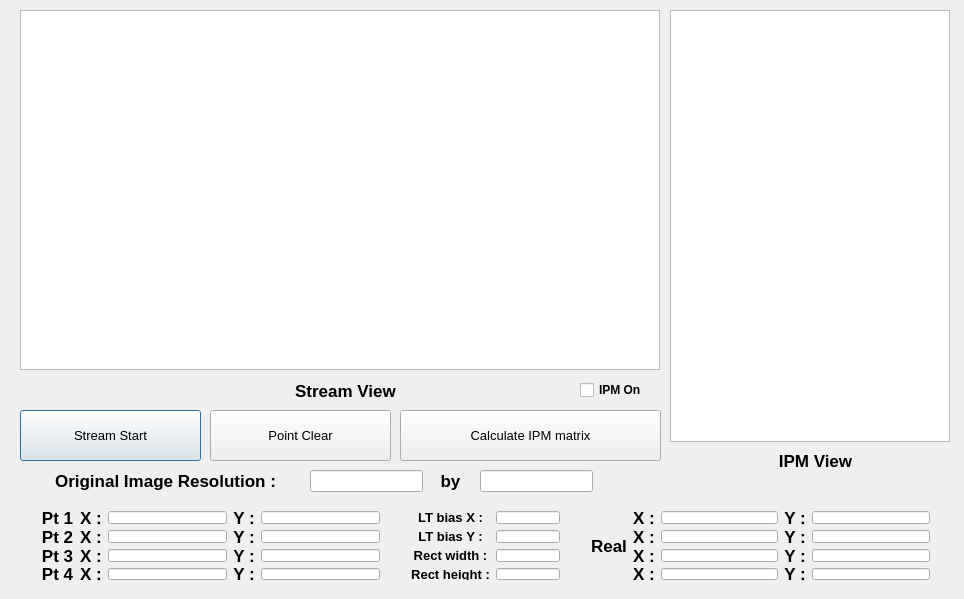
<?xml version="1.0" encoding="UTF-8"?>
<ui version="4.0">
 <class>MAINDIALOG</class>
 <widget class="QDialog" name="MAINDIALOG">
  <property name="geometry">
   <rect>
    <x>0</x>
    <y>0</y>
    <width>964</width>
    <height>599</height>
   </rect>
  </property>
  <property name="font">
   <font>
    <pointsize>13</pointsize>
    <weight>75</weight>
    <bold>true</bold>
   </font>
  </property>
  <property name="windowTitle">
   <string>MAINDIALOG</string>
  </property>
  <widget class="QGraphicsView" name="graphicsView_stream">
   <property name="geometry">
    <rect>
     <x>20</x>
     <y>10</y>
     <width>640</width>
     <height>360</height>
    </rect>
   </property>
   <property name="verticalScrollBarPolicy">
    <enum>Qt::ScrollBarAlwaysOff</enum>
   </property>
   <property name="horizontalScrollBarPolicy">
    <enum>Qt::ScrollBarAlwaysOff</enum>
   </property>
  </widget>
  <widget class="QPushButton" name="pushButton_stream">
   <property name="geometry">
    <rect>
     <x>20</x>
     <y>410</y>
     <width>181</width>
     <height>51</height>
    </rect>
   </property>
   <property name="font">
    <font>
     <pointsize>10</pointsize>
     <weight>50</weight>
     <bold>false</bold>
    </font>
   </property>
   <property name="text">
    <string>Stream Start</string>
   </property>
  </widget>
  <widget class="QLabel" name="label">
   <property name="geometry">
    <rect>
     <x>240</x>
     <y>380</y>
     <width>211</width>
     <height>21</height>
    </rect>
   </property>
   <property name="text">
    <string>Stream View</string>
   </property>
   <property name="alignment">
    <set>Qt::AlignCenter</set>
   </property>
  </widget>
  <widget class="QPushButton" name="pushButton_cal_ipm">
   <property name="geometry">
    <rect>
     <x>400</x>
     <y>410</y>
     <width>261</width>
     <height>51</height>
    </rect>
   </property>
   <property name="font">
    <font>
     <pointsize>10</pointsize>
     <weight>50</weight>
     <bold>false</bold>
    </font>
   </property>
   <property name="text">
    <string>Calculate IPM matrix</string>
   </property>
  </widget>
  <widget class="QGraphicsView" name="graphicsView_ipm">
   <property name="geometry">
    <rect>
     <x>670</x>
     <y>10</y>
     <width>280</width>
     <height>432</height>
    </rect>
   </property>
   <property name="verticalScrollBarPolicy">
    <enum>Qt::ScrollBarAsNeeded</enum>
   </property>
   <property name="horizontalScrollBarPolicy">
    <enum>Qt::ScrollBarAsNeeded</enum>
   </property>
  </widget>
  <widget class="QLabel" name="label_2">
   <property name="geometry">
    <rect>
     <x>710</x>
     <y>450</y>
     <width>211</width>
     <height>21</height>
    </rect>
   </property>
   <property name="text">
    <string>IPM View</string>
   </property>
   <property name="alignment">
    <set>Qt::AlignCenter</set>
   </property>
  </widget>
  <widget class="QCheckBox" name="checkBox_ipm">
   <property name="geometry">
    <rect>
     <x>580</x>
     <y>380</y>
     <width>71</width>
     <height>20</height>
    </rect>
   </property>
   <property name="font">
    <font>
     <pointsize>9</pointsize>
    </font>
   </property>
   <property name="text">
    <string>IPM On</string>
   </property>
  </widget>
  <widget class="QLabel" name="label_3">
   <property name="geometry">
    <rect>
     <x>30</x>
     <y>470</y>
     <width>271</width>
     <height>21</height>
    </rect>
   </property>
   <property name="text">
    <string>Original Image Resolution :</string>
   </property>
   <property name="alignment">
    <set>Qt::AlignCenter</set>
   </property>
  </widget>
  <widget class="QLineEdit" name="lineEdit_img_width">
   <property name="geometry">
    <rect>
     <x>310</x>
     <y>470</y>
     <width>113</width>
     <height>22</height>
    </rect>
   </property>
  </widget>
  <widget class="QLabel" name="label_4">
   <property name="geometry">
    <rect>
     <x>430</x>
     <y>470</y>
     <width>41</width>
     <height>21</height>
    </rect>
   </property>
   <property name="text">
    <string>by</string>
   </property>
   <property name="alignment">
    <set>Qt::AlignCenter</set>
   </property>
  </widget>
  <widget class="QLineEdit" name="lineEdit_img_height">
   <property name="geometry">
    <rect>
     <x>480</x>
     <y>470</y>
     <width>113</width>
     <height>22</height>
    </rect>
   </property>
  </widget>
  <widget class="QPushButton" name="pushButton_clear">
   <property name="geometry">
    <rect>
     <x>210</x>
     <y>410</y>
     <width>181</width>
     <height>51</height>
    </rect>
   </property>
   <property name="font">
    <font>
     <pointsize>10</pointsize>
     <weight>50</weight>
     <bold>false</bold>
    </font>
   </property>
   <property name="text">
    <string>Point Clear</string>
   </property>
  </widget>
  <widget class="QWidget" name="layoutWidget">
   <property name="geometry">
    <rect>
     <x>580</x>
     <y>500</y>
     <width>361</width>
     <height>91</height>
    </rect>
   </property>
   <layout class="QHBoxLayout" name="horizontalLayout_2">
    <item>
     <layout class="QVBoxLayout" name="verticalLayout_6">
      <item>
       <widget class="QLabel" name="label_17">
        <property name="text">
         <string>Real</string>
        </property>
        <property name="alignment">
         <set>Qt::AlignCenter</set>
        </property>
       </widget>
      </item>
     </layout>
    </item>
    <item>
     <layout class="QVBoxLayout" name="verticalLayout_7">
      <item>
       <widget class="QLabel" name="label_21">
        <property name="text">
         <string>X :</string>
        </property>
        <property name="alignment">
         <set>Qt::AlignCenter</set>
        </property>
       </widget>
      </item>
      <item>
       <widget class="QLabel" name="label_22">
        <property name="text">
         <string>X :</string>
        </property>
        <property name="alignment">
         <set>Qt::AlignCenter</set>
        </property>
       </widget>
      </item>
      <item>
       <widget class="QLabel" name="label_23">
        <property name="text">
         <string>X :</string>
        </property>
        <property name="alignment">
         <set>Qt::AlignCenter</set>
        </property>
       </widget>
      </item>
      <item>
       <widget class="QLabel" name="label_24">
        <property name="text">
         <string>X :</string>
        </property>
        <property name="alignment">
         <set>Qt::AlignCenter</set>
        </property>
       </widget>
      </item>
     </layout>
    </item>
    <item>
     <layout class="QVBoxLayout" name="verticalLayout_8">
      <item>
       <widget class="QLineEdit" name="lineEdit_pt_1_x_real"/>
      </item>
      <item>
       <widget class="QLineEdit" name="lineEdit_pt_2_x_real"/>
      </item>
      <item>
       <widget class="QLineEdit" name="lineEdit_pt_3_x_real"/>
      </item>
      <item>
       <widget class="QLineEdit" name="lineEdit_pt_4_x_real"/>
      </item>
     </layout>
    </item>
    <item>
     <layout class="QVBoxLayout" name="verticalLayout_9">
      <item>
       <widget class="QLabel" name="label_25">
        <property name="text">
         <string>Y :</string>
        </property>
        <property name="alignment">
         <set>Qt::AlignCenter</set>
        </property>
       </widget>
      </item>
      <item>
       <widget class="QLabel" name="label_26">
        <property name="text">
         <string>Y :</string>
        </property>
        <property name="alignment">
         <set>Qt::AlignCenter</set>
        </property>
       </widget>
      </item>
      <item>
       <widget class="QLabel" name="label_27">
        <property name="text">
         <string>Y :</string>
        </property>
        <property name="alignment">
         <set>Qt::AlignCenter</set>
        </property>
       </widget>
      </item>
      <item>
       <widget class="QLabel" name="label_28">
        <property name="text">
         <string>Y :</string>
        </property>
        <property name="alignment">
         <set>Qt::AlignCenter</set>
        </property>
       </widget>
      </item>
     </layout>
    </item>
    <item>
     <layout class="QVBoxLayout" name="verticalLayout_10">
      <item>
       <widget class="QLineEdit" name="lineEdit_pt_1_y_real"/>
      </item>
      <item>
       <widget class="QLineEdit" name="lineEdit_pt_2_y_real"/>
      </item>
      <item>
       <widget class="QLineEdit" name="lineEdit_pt_3_y_real"/>
      </item>
      <item>
       <widget class="QLineEdit" name="lineEdit_pt_4_y_real"/>
      </item>
     </layout>
    </item>
   </layout>
  </widget>
  <widget class="QWidget" name="">
   <property name="geometry">
    <rect>
     <x>30</x>
     <y>500</y>
     <width>361</width>
     <height>91</height>
    </rect>
   </property>
   <layout class="QHBoxLayout" name="horizontalLayout">
    <item>
     <layout class="QVBoxLayout" name="verticalLayout_5">
      <item>
       <widget class="QLabel" name="label_5">
        <property name="text">
         <string>Pt 1</string>
        </property>
        <property name="alignment">
         <set>Qt::AlignCenter</set>
        </property>
       </widget>
      </item>
      <item>
       <widget class="QLabel" name="label_6">
        <property name="text">
         <string>Pt 2</string>
        </property>
        <property name="alignment">
         <set>Qt::AlignCenter</set>
        </property>
       </widget>
      </item>
      <item>
       <widget class="QLabel" name="label_7">
        <property name="text">
         <string>Pt 3</string>
        </property>
        <property name="alignment">
         <set>Qt::AlignCenter</set>
        </property>
       </widget>
      </item>
      <item>
       <widget class="QLabel" name="label_8">
        <property name="text">
         <string>Pt 4</string>
        </property>
        <property name="alignment">
         <set>Qt::AlignCenter</set>
        </property>
       </widget>
      </item>
     </layout>
    </item>
    <item>
     <layout class="QVBoxLayout" name="verticalLayout_4">
      <item>
       <widget class="QLabel" name="label_9">
        <property name="text">
         <string>X :</string>
        </property>
        <property name="alignment">
         <set>Qt::AlignCenter</set>
        </property>
       </widget>
      </item>
      <item>
       <widget class="QLabel" name="label_11">
        <property name="text">
         <string>X :</string>
        </property>
        <property name="alignment">
         <set>Qt::AlignCenter</set>
        </property>
       </widget>
      </item>
      <item>
       <widget class="QLabel" name="label_14">
        <property name="text">
         <string>X :</string>
        </property>
        <property name="alignment">
         <set>Qt::AlignCenter</set>
        </property>
       </widget>
      </item>
      <item>
       <widget class="QLabel" name="label_15">
        <property name="text">
         <string>X :</string>
        </property>
        <property name="alignment">
         <set>Qt::AlignCenter</set>
        </property>
       </widget>
      </item>
     </layout>
    </item>
    <item>
     <layout class="QVBoxLayout" name="verticalLayout_3">
      <item>
       <widget class="QLineEdit" name="lineEdit_pt_1_x"/>
      </item>
      <item>
       <widget class="QLineEdit" name="lineEdit_pt_2_x"/>
      </item>
      <item>
       <widget class="QLineEdit" name="lineEdit_pt_3_x"/>
      </item>
      <item>
       <widget class="QLineEdit" name="lineEdit_pt_4_x"/>
      </item>
     </layout>
    </item>
    <item>
     <layout class="QVBoxLayout" name="verticalLayout_2">
      <item>
       <widget class="QLabel" name="label_10">
        <property name="text">
         <string>Y :</string>
        </property>
        <property name="alignment">
         <set>Qt::AlignCenter</set>
        </property>
       </widget>
      </item>
      <item>
       <widget class="QLabel" name="label_12">
        <property name="text">
         <string>Y :</string>
        </property>
        <property name="alignment">
         <set>Qt::AlignCenter</set>
        </property>
       </widget>
      </item>
      <item>
       <widget class="QLabel" name="label_13">
        <property name="text">
         <string>Y :</string>
        </property>
        <property name="alignment">
         <set>Qt::AlignCenter</set>
        </property>
       </widget>
      </item>
      <item>
       <widget class="QLabel" name="label_16">
        <property name="text">
         <string>Y :</string>
        </property>
        <property name="alignment">
         <set>Qt::AlignCenter</set>
        </property>
       </widget>
      </item>
     </layout>
    </item>
    <item>
     <layout class="QVBoxLayout" name="verticalLayout">
      <item>
       <widget class="QLineEdit" name="lineEdit_pt_1_y"/>
      </item>
      <item>
       <widget class="QLineEdit" name="lineEdit_pt_2_y"/>
      </item>
      <item>
       <widget class="QLineEdit" name="lineEdit_pt_3_y"/>
      </item>
      <item>
       <widget class="QLineEdit" name="lineEdit_pt_4_y"/>
      </item>
     </layout>
    </item>
   </layout>
  </widget>
  <widget class="QWidget" name="">
   <property name="geometry">
    <rect>
     <x>400</x>
     <y>500</y>
     <width>171</width>
     <height>91</height>
    </rect>
   </property>
   <layout class="QHBoxLayout" name="horizontalLayout_3">
    <item>
     <layout class="QVBoxLayout" name="verticalLayout_12">
      <item>
       <widget class="QLabel" name="label_29">
        <property name="font">
         <font>
          <pointsize>10</pointsize>
         </font>
        </property>
        <property name="text">
         <string>LT bias X :</string>
        </property>
        <property name="alignment">
         <set>Qt::AlignCenter</set>
        </property>
       </widget>
      </item>
      <item>
       <widget class="QLabel" name="label_30">
        <property name="font">
         <font>
          <pointsize>10</pointsize>
         </font>
        </property>
        <property name="text">
         <string>LT bias Y :</string>
        </property>
        <property name="alignment">
         <set>Qt::AlignCenter</set>
        </property>
       </widget>
      </item>
      <item>
       <widget class="QLabel" name="label_31">
        <property name="font">
         <font>
          <pointsize>10</pointsize>
         </font>
        </property>
        <property name="text">
         <string>Rect width :</string>
        </property>
        <property name="alignment">
         <set>Qt::AlignCenter</set>
        </property>
       </widget>
      </item>
      <item>
       <widget class="QLabel" name="label_32">
        <property name="font">
         <font>
          <pointsize>10</pointsize>
         </font>
        </property>
        <property name="text">
         <string>Rect height :</string>
        </property>
        <property name="alignment">
         <set>Qt::AlignCenter</set>
        </property>
       </widget>
      </item>
     </layout>
    </item>
    <item>
     <layout class="QVBoxLayout" name="verticalLayout_11">
      <item>
       <widget class="QLineEdit" name="lineEdit_lt_bias_x"/>
      </item>
      <item>
       <widget class="QLineEdit" name="lineEdit_lt_bias_y"/>
      </item>
      <item>
       <widget class="QLineEdit" name="lineEdit_rect_width"/>
      </item>
      <item>
       <widget class="QLineEdit" name="lineEdit_rect_height"/>
      </item>
     </layout>
    </item>
   </layout>
  </widget>
 </widget>
 <layoutdefault spacing="6" margin="11"/>
 <resources/>
 <connections/>
</ui>
